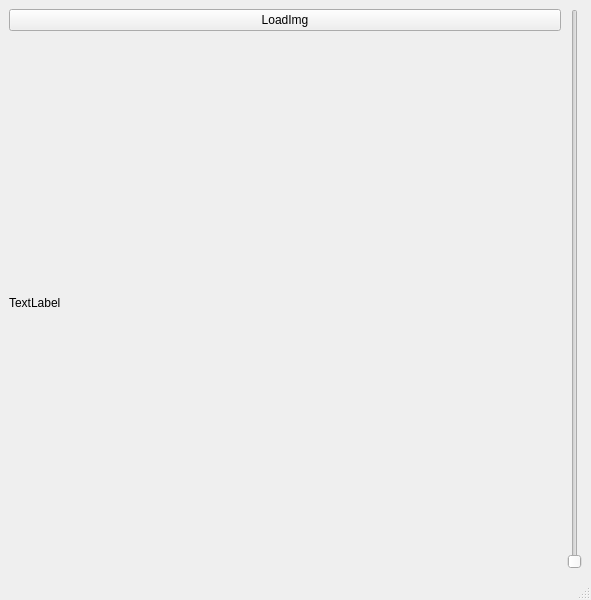
<?xml version="1.0" encoding="UTF-8"?>
<ui version="4.0">
 <class>MainWindow</class>
 <widget class="QMainWindow" name="MainWindow">
  <property name="geometry">
   <rect>
    <x>0</x>
    <y>0</y>
    <width>591</width>
    <height>600</height>
   </rect>
  </property>
  <property name="windowTitle">
   <string>MainWindow</string>
  </property>
  <widget class="QWidget" name="centralwidget">
   <layout class="QGridLayout" name="gridLayout">
    <item row="0" column="0">
     <layout class="QHBoxLayout" name="horizontalLayout">
      <item>
       <layout class="QVBoxLayout" name="verticalLayout">
        <item>
         <widget class="QPushButton" name="pushButton">
          <property name="text">
           <string>LoadImg</string>
          </property>
         </widget>
        </item>
        <item>
         <widget class="QLabel" name="label">
          <property name="text">
           <string>TextLabel</string>
          </property>
         </widget>
        </item>
       </layout>
      </item>
      <item>
       <widget class="QSlider" name="blure">
        <property name="minimum">
         <number>1</number>
        </property>
        <property name="maximum">
         <number>15</number>
        </property>
        <property name="singleStep">
         <number>2</number>
        </property>
        <property name="orientation">
         <enum>Qt::Vertical</enum>
        </property>
       </widget>
      </item>
     </layout>
    </item>
   </layout>
  </widget>
  <widget class="QMenuBar" name="menubar">
   <property name="geometry">
    <rect>
     <x>0</x>
     <y>0</y>
     <width>591</width>
     <height>21</height>
    </rect>
   </property>
  </widget>
  <widget class="QStatusBar" name="statusbar"/>
 </widget>
 <resources/>
 <connections/>
</ui>
